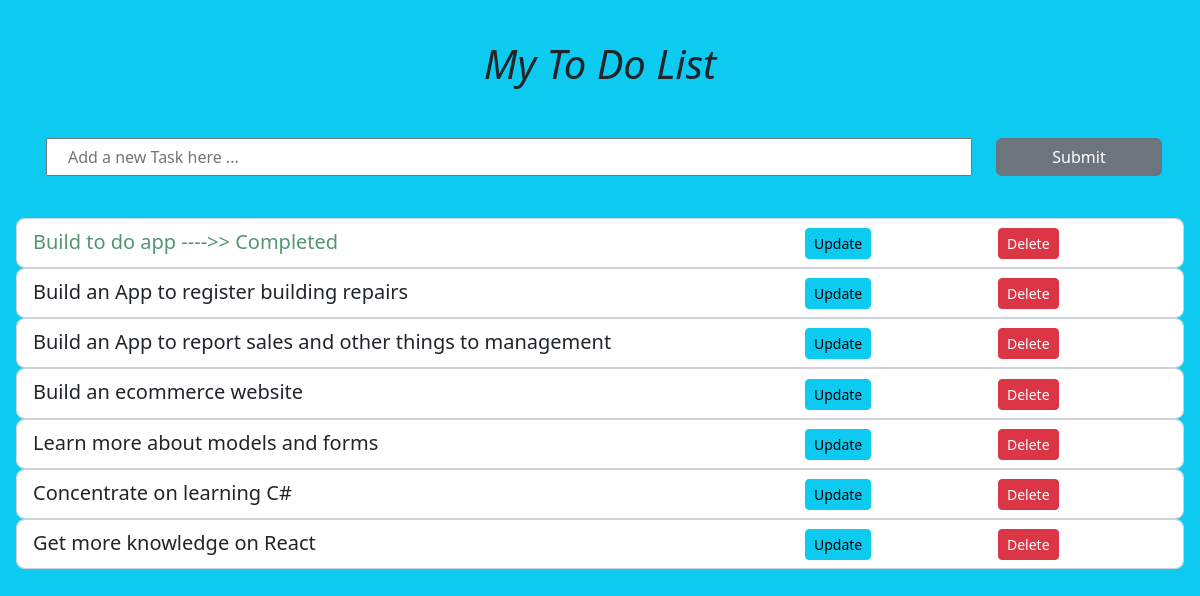
/, run on an earlier commit of the app's database.
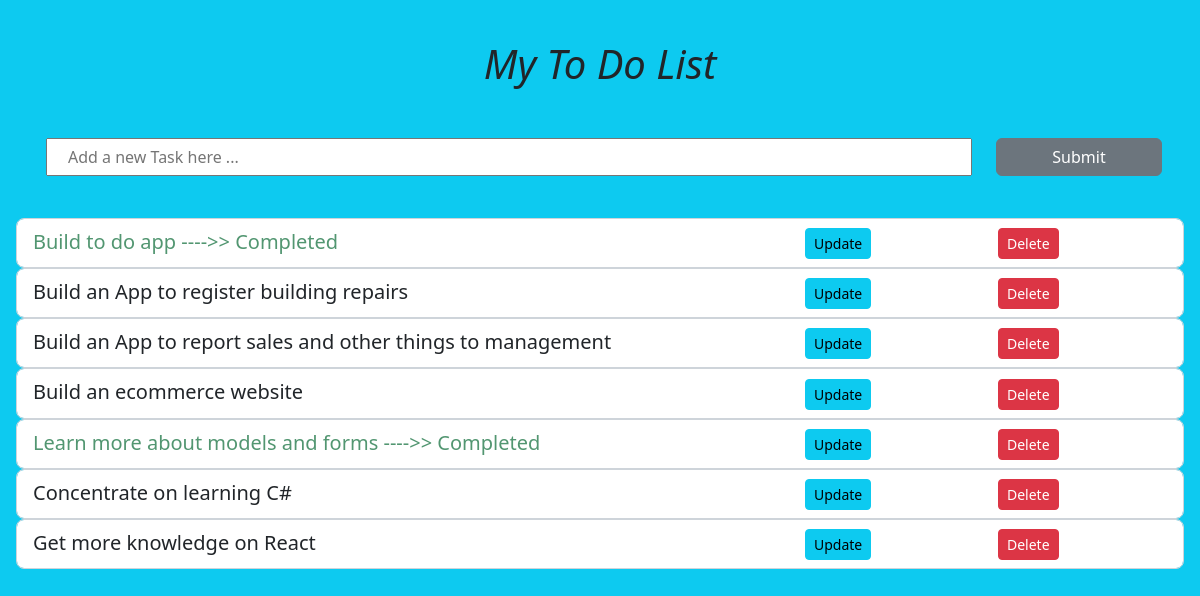
And on a later commit of the database.
### app1/models.py (models this page shows)
class Task(models.Model):
    title = models.TextField(max_length=200)
    complete = models.BooleanField(default=False)
    Date = models.DateTimeField(auto_now_add=True)
    def __str__(self):
        return self.title

### app1/views.py (the view)
# urls.py: path('', index, name="index"),
def index(request):
    tasks = Task.objects.all()
    form = TaskForm
    if request.method == 'POST':
        form = TaskForm(request.POST)
        if form.is_valid():
            form.save()
        return redirect('/')
    context = {'tasks': tasks, 'form': form}
    return render(request, 'index.html', context)

### app1/templates/index.html (shortened to what this page needs)
{% load static %}
<!DOCTYPE html>
<html lang="en">
<head>
    <link href="https://cdn.jsdelivr.net/npm/bootstrap@5.2.3/dist/css/bootstrap.min.css" rel="stylesheet"
>
    <link rel="stylesheet" href="{% static 'style.css' %}">
</head>
<body class="bg-info p-3">
    <br>
    <div class="container text-center">
        <h1><em>My To Do List</em></h1>
    </div>
    <br>
    <div class="container text-center">
        <div class="row">
            <div class="col col-lg-10">
                <form method="POST" action="">
                    {{form.title}}
            </div>
            <div class="col col-lg-2">
                <div class="d-grid gap-2">
                    <input class="btn btn-secondary" type="Submit" name="Create Task">
                </div>
            </div>
        </div>
    </div>
    <br>
    {% for task in tasks %}
    <div class="form-control form-control-lg">
        <div class="row justify-content-md-center">
            <div class="col col-lg-8">
                {% if task.complete == True %}
                <label> {{task}} ---->> Completed </label>
                {% else %}
                <span>{{task}}</span>
                {% endif %}
            </div>
            <br>
            <div class="col col-lg-2">
                <a class="btn btn-sm btn-info" href="{% url 'update' task.id %}">Update</a>
            </div>
            <div class="col col-lg-2">
                <a class="btn btn-sm btn-danger" href="{% url 'delete' task.id %}">Delete</a>
            </div>
        </div>
    </div>
    {% endfor %}
</body>
</html>

What changed in the data, as far as the page shows it:
changed Task "Learn more about models and forms": complete False → True (drawn)
